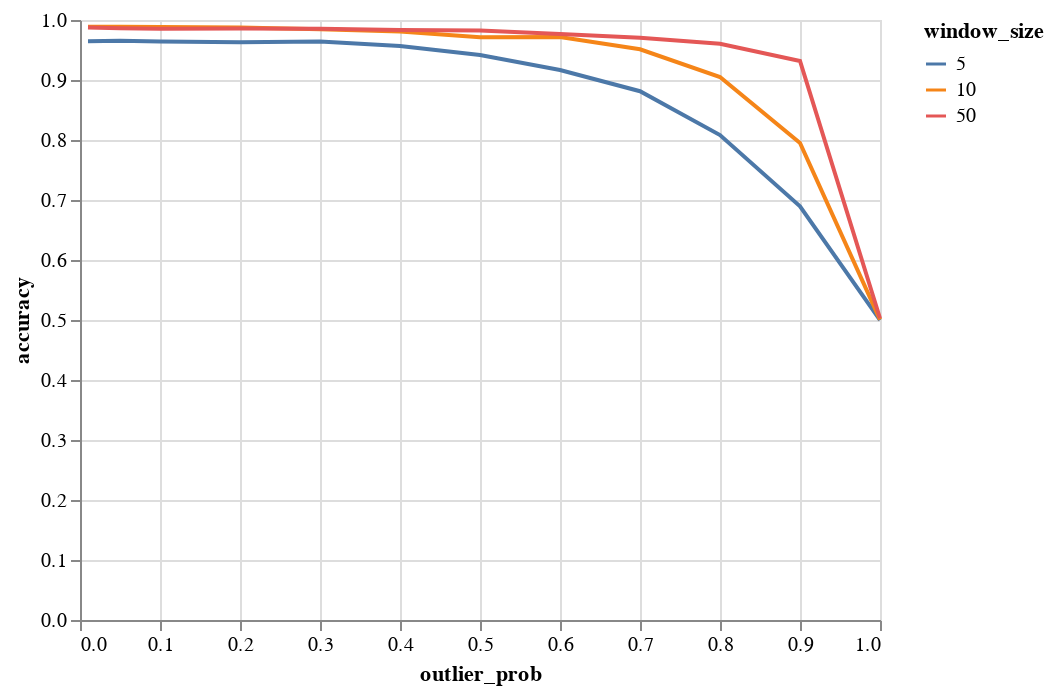

Notebook cell for this chart:
### Code cell
alt.Chart(df_rnn).mark_line().encode(x='outlier_prob', y='accuracy', color='window_size:N')

### Figure 1 — Vega-Lite specification as saved in the notebook (floating-point values rounded to 4 significant figures)
{"config": {"view": {"continuousWidth": 400, "continuousHeight": 300}}, "data": {"name": "data-37e6fbbcfa4ad1df2fc75def4176883e"}, "mark": "line", "encoding": {"color": {"type": "nominal", "field": "window_size"}, "x": {"type": "quantitative", "field": "outlier_prob"}, "y": {"type": "quantitative", "field": "accuracy"}}, "$schema": "https://vega.github.io/schema/vega-lite/v4.8.1.json", "datasets": {"data-37e6fbbcfa4ad1df2fc75def4176883e": [{"outlier_prob": 0.01, "accuracy": 0.9647, "window_size": 5}, {"outlier_prob": 0.05, "accuracy": 0.9655, "window_size": 5}, {"outlier_prob": 0.1, "accuracy": 0.9641, "window_size": 5}, {"outlier_prob": 0.2, "accuracy": 0.9628, "window_size": 5}, {"outlier_prob": 0.3, "accuracy": 0.964, "window_size": 5}, {"outlier_prob": 0.4, "accuracy": 0.9567, "window_size": 5}, {"outlier_prob": 0.5, "accuracy": 0.9418, "window_size": 5}, {"outlier_prob": 0.6, "accuracy": 0.9167, "window_size": 5}, {"outlier_prob": 0.7, "accuracy": 0.8813, "window_size": 5}, {"outlier_prob": 0.8, "accuracy": 0.8082, "window_size": 5}, {"outlier_prob": 0.9, "accuracy": 0.6895, "window_size": 5}, {"outlier_prob": 1.0, "accuracy": 0.4999, "window_size": 5}, {"outlier_prob": 0.01, "accuracy": 0.9888, "window_size": 10}, {"outlier_prob": 0.05, "accuracy": 0.9889, "window_size": 10}, {"outlier_prob": 0.1, "accuracy": 0.9884, "window_size": 10}, {"outlier_prob": 0.2, "accuracy": 0.9877, "window_size": 10}, {"outlier_prob": 0.3, "accuracy": 0.9846, "window_size": 10}, {"outlier_prob": 0.4, "accuracy": 0.9809, "window_size": 10}, {"outlier_prob": 0.5, "accuracy": 0.9711, "window_size": 10}, {"outlier_prob": 0.6, "accuracy": 0.9718, "window_size": 10}, {"outlier_prob": 0.7, "accuracy": 0.9511, "window_size": 10}, {"outlier_prob": 0.8, "accuracy": 0.905, "window_size": 10}, {"outlier_prob": 0.9, "accuracy": 0.795, "window_size": 10}, {"outlier_prob": 1.0, "accuracy": 0.5007, "window_size": 10}, {"outlier_prob": 0.01, "accuracy": 0.9877, "window_size": 50}, {"outlier_prob": 0.05, "accuracy": 0.9862, "window_size": 50}, {"outlier_prob": 0.1, "accuracy": 0.9854, "window_size": 50}, {"outlier_prob": 0.2, "accuracy": 0.9859, "window_size": 50}, {"outlier_prob": 0.3, "accuracy": 0.9853, "window_size": 50}, {"outlier_prob": 0.4, "accuracy": 0.9832, "window_size": 50}, {"outlier_prob": 0.5, "accuracy": 0.9825, "window_size": 50}, {"outlier_prob": 0.6, "accuracy": 0.9769, "window_size": 50}, {"outlier_prob": 0.7, "accuracy": 0.9706, "window_size": 50}, {"outlier_prob": 0.8, "accuracy": 0.9605, "window_size": 50}, {"outlier_prob": 0.9, "accuracy": 0.9317, "window_size": 50}, {"outlier_prob": 1.0, "accuracy": 0.503, "window_size": 50}]}}
